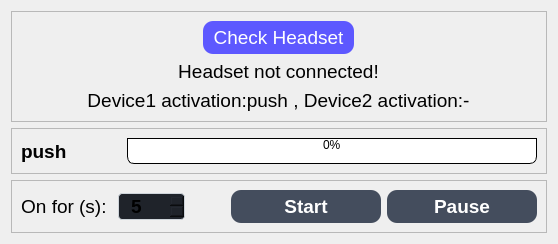
              <widget class="QWidget" name="SmartPage">
               <layout class="QVBoxLayout" name="verticalLayout_8">
                <item>
                 <widget class="QFrame" name="frame_24">
                  <property name="frameShape">
                   <enum>QFrame::StyledPanel</enum>
                  </property>
                  <property name="frameShadow">
                   <enum>QFrame::Raised</enum>
                  </property>
                  <layout class="QVBoxLayout" name="verticalLayout_20">
                   <item alignment="Qt::AlignHCenter">
                    <widget class="QPushButton" name="smartCheckBtn">
                     <property name="sizePolicy">
                      <sizepolicy hsizetype="Expanding" vsizetype="Maximum">
                       <horstretch>0</horstretch>
                       <verstretch>0</verstretch>
                      </sizepolicy>
                     </property>
                     <property name="font">
                      <font>
                       <pointsize>14</pointsize>
                      </font>
                     </property>
                     <property name="styleSheet">
                      <string notr="true">QPushButton{
	background-color:rgb(93, 88, 255);
	color:rgb(255, 255, 255);
	padding: 5px 10px; 
	border-top-left-radius: 10px;
	border-top-right-radius: 10px;
	border-bottom-left-radius: 10px;
	border-bottom-right-radius: 10px;
	border-left: 2px solidrgb(135, 153, 184);
	border-right: 2px solidrgb(135, 153, 184);
	border-top: 2px solidrgb(135, 153, 184);
	border-bottom: 2px solidrgb(135, 153, 184);
}
QPushButton:hover{
	background-color:rgb(43, 34, 173);
}
QPushButton:pressed{
	background-color:rgb(126, 255, 247);
}
</string>
                     </property>
                     <property name="text">
                      <string>Check Headset</string>
                     </property>
                     <property name="icon">
                      <iconset resource="resources.qrc">
                       <normaloff>:/icons/icons/headphones.svg</normaloff>:/icons/icons/headphones.svg</iconset>
                     </property>
                     <property name="iconSize">
                      <size>
                       <width>30</width>
                       <height>30</height>
                      </size>
                     </property>
                    </widget>
                   </item>
                   <item alignment="Qt::AlignHCenter">
                    <widget class="QLabel" name="smartHeadLabel">
                     <property name="font">
                      <font>
                       <pointsize>14</pointsize>
                      </font>
                     </property>
                     <property name="text">
                      <string>Headset not connected!</string>
                     </property>
                     <property name="alignment">
                      <set>Qt::AlignCenter</set>
                     </property>
                    </widget>
                   </item>
                   <item alignment="Qt::AlignHCenter">
                    <widget class="QLabel" name="smartStatLabel">
                     <property name="font">
                      <font>
                       <pointsize>14</pointsize>
                      </font>
                     </property>
                     <property name="text">
                      <string>Device1 activation:push , Device2 activation:-</string>
                     </property>
                     <property name="alignment">
                      <set>Qt::AlignCenter</set>
                     </property>
                    </widget>
                   </item>
                  </layout>
                 </widget>
                </item>
                <item>
                 <widget class="QFrame" name="frame_25">
                  <property name="frameShape">
                   <enum>QFrame::StyledPanel</enum>
                  </property>
                  <property name="frameShadow">
                   <enum>QFrame::Raised</enum>
                  </property>
                  <layout class="QHBoxLayout" name="horizontalLayout_11">
                   <item alignment="Qt::AlignLeft">
                    <widget class="QLabel" name="smartLabel">
                     <property name="sizePolicy">
                      <sizepolicy hsizetype="Fixed" vsizetype="Preferred">
                       <horstretch>0</horstretch>
                       <verstretch>0</verstretch>
                      </sizepolicy>
                     </property>
                     <property name="minimumSize">
                      <size>
                       <width>60</width>
                       <height>0</height>
                      </size>
                     </property>
                     <property name="font">
                      <font>
                       <pointsize>14</pointsize>
                       <weight>75</weight>
                       <bold>true</bold>
                      </font>
                     </property>
                     <property name="text">
                      <string>push</string>
                     </property>
                    </widget>
                   </item>
                   <item>
                    <spacer name="horizontalSpacer_11">
                     <property name="orientation">
                      <enum>Qt::Horizontal</enum>
                     </property>
                     <property name="sizeType">
                      <enum>QSizePolicy::Preferred</enum>
                     </property>
                     <property name="sizeHint" stdset="0">
                      <size>
                       <width>40</width>
                       <height>20</height>
                      </size>
                     </property>
                    </spacer>
                   </item>
                   <item>
                    <widget class="QProgressBar" name="smartProgressBar">
                     <property name="styleSheet">
                      <string notr="true">QProgressBar {
border: 1px solid black;
text-align: top;
padding: 1px;
border-bottom-right-radius: 7px;
border-bottom-left-radius: 7px;
background: QLinearGradient( x1: 0, y1: 0, x2: 1, y2: 0,
stop: 0 #fff,
stop: 0.4999 #eee,
stop: 0.5 #ddd,
stop: 1 #eee );
width: 15px;
}

QProgressBar::chunk {
background: QLinearGradient( x1: 0, y1: 0, x2: 1, y2: 0,
stop: 0 #78d,
stop: 0.4999 #46a,
stop: 0.5 #45a,
stop: 1 #238 );
border-bottom-right-radius: 7px;
border-bottom-left-radius: 7px;
border: 1px solid black;
}</string>
                     </property>
                     <property name="value">
                      <number>0</number>
                     </property>
                    </widget>
                   </item>
                  </layout>
                 </widget>
                </item>
                <item>
                 <widget class="QFrame" name="frame_26">
                  <property name="frameShape">
                   <enum>QFrame::StyledPanel</enum>
                  </property>
                  <property name="frameShadow">
                   <enum>QFrame::Raised</enum>
                  </property>
                  <layout class="QHBoxLayout" name="horizontalLayout_12">
                   <item>
                    <widget class="QLabel" name="label_6">
                     <property name="font">
                      <font>
                       <pointsize>14</pointsize>
                      </font>
                     </property>
                     <property name="text">
                      <string>On for (s): </string>
                     </property>
                     <property name="alignment">
                      <set>Qt::AlignCenter</set>
                     </property>
                    </widget>
                   </item>
                   <item>
                    <widget class="QSpinBox" name="smartSpinBox">
                     <property name="font">
                      <font>
                       <pointsize>14</pointsize>
                       <weight>75</weight>
                       <bold>true</bold>
                      </font>
                     </property>
                     <property name="styleSheet">
                      <string notr="true">QSpinBox{
	border:1px solid #ced4da;
	border-radius: 4px;
	padding-left:10px;	
	background : rgb(31, 35, 42);
}
</string>
                     </property>
                     <property name="minimum">
                      <number>5</number>
                     </property>
                     <property name="maximum">
                      <number>120</number>
                     </property>
                     <property name="singleStep">
                      <number>5</number>
                     </property>
                    </widget>
                   </item>
                   <item>
                    <spacer name="horizontalSpacer_12">
                     <property name="orientation">
                      <enum>Qt::Horizontal</enum>
                     </property>
                     <property name="sizeHint" stdset="0">
                      <size>
                       <width>40</width>
                       <height>20</height>
                      </size>
                     </property>
                    </spacer>
                   </item>
                   <item alignment="Qt::AlignHCenter">
                    <widget class="QPushButton" name="smartStartBtn">
                     <property name="sizePolicy">
                      <sizepolicy hsizetype="Expanding" vsizetype="Maximum">
                       <horstretch>0</horstretch>
                       <verstretch>0</verstretch>
                      </sizepolicy>
                     </property>
                     <property name="minimumSize">
                      <size>
                       <width>150</width>
                       <height>0</height>
                      </size>
                     </property>
                     <property name="font">
                      <font>
                       <pointsize>14</pointsize>
                       <weight>75</weight>
                       <bold>true</bold>
                      </font>
                     </property>
                     <property name="styleSheet">
                      <string notr="true">QPushButton{
	background-color:rgb(68, 77, 93);
	color:rgb(255, 255, 255);
	padding: 5px 10px; 
	border-top-left-radius: 10px;
	border-top-right-radius: 10px;
	border-bottom-left-radius: 10px;
	border-bottom-right-radius: 10px;
	border-left: 2px solidrgb(135, 153, 184);
	border-right: 2px solidrgb(135, 153, 184);
	border-top: 2px solidrgb(135, 153, 184);
	border-bottom: 2px solidrgb(135, 153, 184);
}
QPushButton:hover{
	background-color:rgb(148, 168, 202);
}
QPushButton:pressed{
	background-color:rgb(106, 255, 156);
}
</string>
                     </property>
                     <property name="text">
                      <string>Start</string>
                     </property>
                     <property name="icon">
                      <iconset resource="resources.qrc">
                       <normaloff>:/icons/icons/fast-forward.svg</normaloff>:/icons/icons/fast-forward.svg</iconset>
                     </property>
                     <property name="iconSize">
                      <size>
                       <width>30</width>
                       <height>30</height>
                      </size>
                     </property>
                    </widget>
                   </item>
                   <item alignment="Qt::AlignHCenter">
                    <widget class="QPushButton" name="smartPauseBtn">
                     <property name="sizePolicy">
                      <sizepolicy hsizetype="Expanding" vsizetype="Maximum">
                       <horstretch>0</horstretch>
                       <verstretch>0</verstretch>
                      </sizepolicy>
                     </property>
                     <property name="minimumSize">
                      <size>
                       <width>150</width>
                       <height>0</height>
                      </size>
                     </property>
                     <property name="font">
                      <font>
                       <pointsize>14</pointsize>
                       <weight>75</weight>
                       <bold>true</bold>
                      </font>
                     </property>
                     <property name="styleSheet">
                      <string notr="true">QPushButton{
	background-color:rgb(68, 77, 93);
	color:rgb(255, 255, 255);
	padding: 5px 10px; 
	border-top-left-radius: 10px;
	border-top-right-radius: 10px;
	border-bottom-left-radius: 10px;
	border-bottom-right-radius: 10px;
	border-left: 2px solidrgb(135, 153, 184);
	border-right: 2px solidrgb(135, 153, 184);
	border-top: 2px solidrgb(135, 153, 184);
	border-bottom: 2px solidrgb(135, 153, 184);
}
QPushButton:hover{
	background-color:rgb(148, 168, 202);
}
QPushButton:pressed{
	background-color:rgb(254, 255, 138);

}
</string>
                     </property>
                     <property name="text">
                      <string>Pause</string>
                     </property>
                     <property name="icon">
                      <iconset resource="resources.qrc">
                       <normaloff>:/icons/icons/pause.svg</normaloff>:/icons/icons/pause.svg</iconset>
                     </property>
                     <property name="iconSize">
                      <size>
                       <width>30</width>
                       <height>30</height>
                      </size>
                     </property>
                    </widget>
                   </item>
                  </layout>
                 </widget>
                </item>
               </layout>
              </widget>
